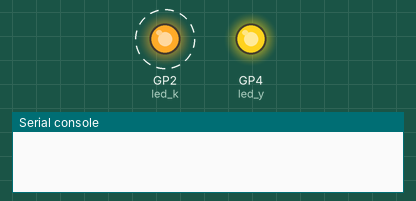
Bench run of a program on a simulated Raspberry Pi Pico running MicroPython. Parts: output pins drawn as LEDs (lit = HIGH), the last lines printed to the serial console. Dashed ring = blinking. Threads take turns every 2 ms.

Above: at 0.5 s.
At 2.5 s:
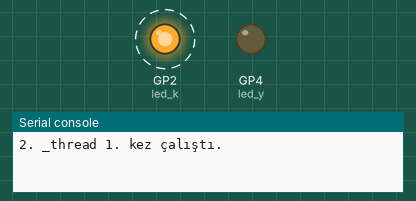
Timing chart, 0 to 5.2 s (numbered marks = the images above):
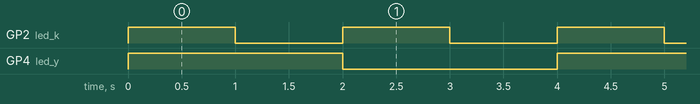

Measured:
- by itself, GP2 (led_k): alternates HIGH for 1.0 s and LOW for 1.0 s
- by itself, GP4 (led_y): alternates HIGH for 2.0 s and LOW for 2.0 s
- by itself, everything shown: repeats every 4.0 s, in 6 steps

The program:

25_1_MultiCore_Thread.py
```python
# MultiCore, _thread #                     #// Pico'nun çekirdeklerinin ayrı ayrı paralel kullanımını gösteren uygulama//#

# Raspberry Pi Piconun 2 adet işlemci çekirdeği(core) vardır. Bu çekirdekleri ayrı ayrı kullanarak birbirinden bağımsız
#// ve birbirini etkilemeyen 2 ayrı işi Pico'ya yaptırabiliriz. Buna _thread denir ve 2 core olduğundan en fazla 2 farklı iş yaptırılabilir.

# Ana "while" blogu içinde kırmızı LED her 1 saniyede yanarken, 2. _thread ile yeşil LED her 2sn. de yanacak.
#// ve bunlar tamamen birbirinden bağımsız çalışacak, birbirini etkileyen herhangi bir durum olmayacak.

from machine import Pin
import utime
import _thread            # _thread kütüphanesi

led_k = Pin(2, Pin.OUT)   # Kırmızı
led_y = Pin(4, Pin.OUT)   # Yeşil

led_k.value(0)
led_y.value(0)

def second_thread():                         # 2. _threadda yapılacak işlemler
    x=1
    while True:
        led_y.toggle()
        utime.sleep(2)
        print("2. _thread {0}. kez çalıştı." .format(x))
        x+=1

_thread.start_new_thread(second_thread, ())  # 2. _thread oluşturuldu (3. _thread oluşturulursa çakışma olur, 2 core için en fazla 2 _thread)

while True:                                  # 1. _thread ana döngüyü çalıştırıyor.
    led_k.toggle()
    utime.sleep(1)
    
```
